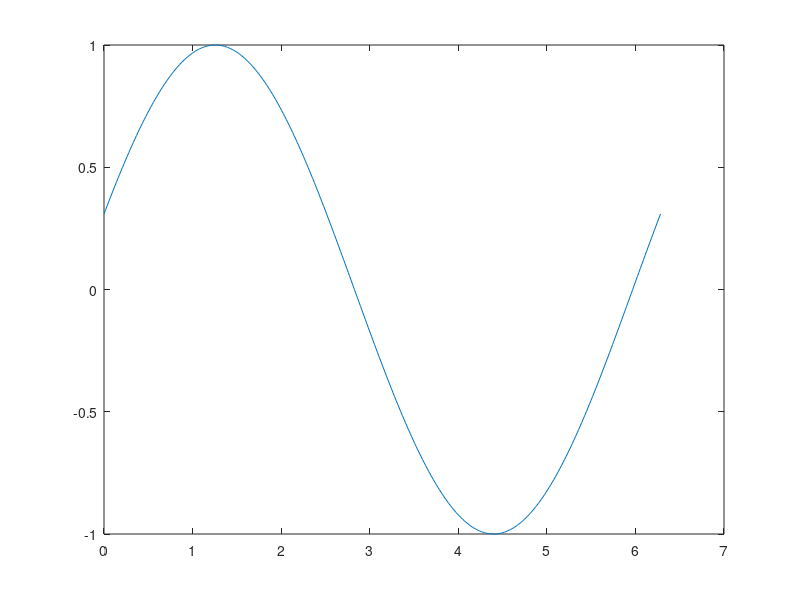

Here is the MATLAB script that generated this plot: (Note: this script raises an error after producing the figure.)
x=0:pi/180:2*pi;

for i=1:20,
   phi=2*pi/20*i;
   plot(x,sin(x+phi));
   drawnow;
   M(i)=getindexedframe;
end;

aviwrite('sinewavemovie.avi',M,4);